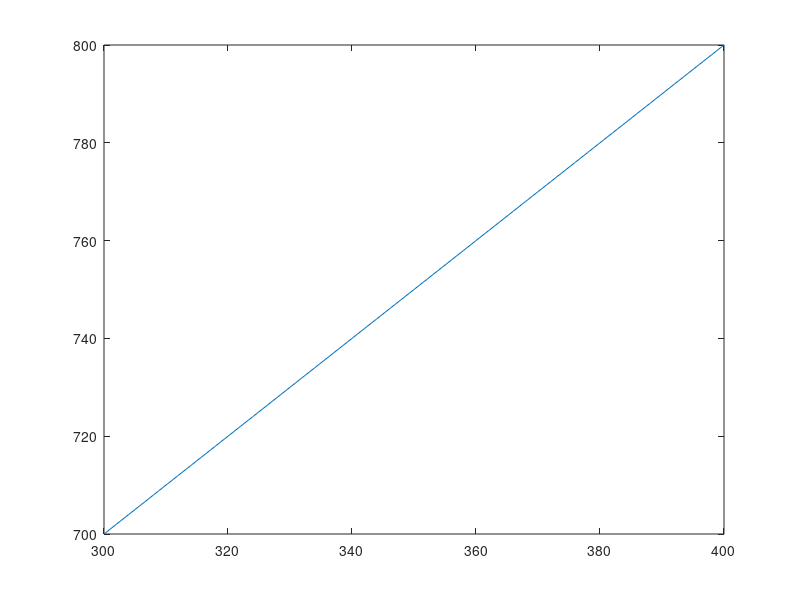

The MATLAB script that drew this image: (Note: this script raises an error after producing the figure.)
function [a, b, c, d] = drawline()
%UNTITLED Summary of this function goes here
%   Detailed explanation goes here
x0 = 300;
y0 = 700;
x1 = 400;
y1= 800;
N=50;
dx = (x1-x0)/N;
dy = (y1-y0)/N;
x = x0:dx:x1;
y = y0:dy:y1;
plot(x,y);
for i = 1:N
    [a(i,:), b(i,:), c(i,:), d(i,:)] = inverseKinematics(x(i),y(i));
end
[left, right] = kinematicsCheck(a, b, c, d)
[vLeft, vRight] = angToV(left, right)
dlmwrite('drawline.txt', [vLeft, vRight]);
end

